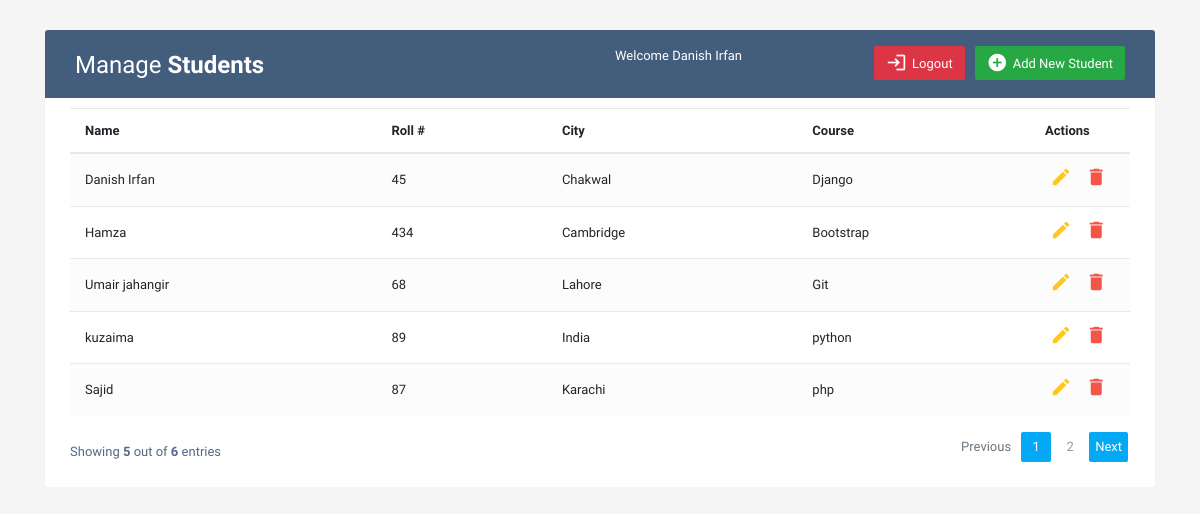
The app's page / (signed in) with its own data.
### accounts/models.py (models this page shows, shortened)
class Account(AbstractBaseUser):  # AbstractBaseUser is used to create a custom user model in Django
    uid = models.UUIDField(primary_key=True, default=uuid.uuid4, editable=False)
    first_name = models.CharField(max_length=50)
    last_name = models.CharField(max_length=50)
    username = models.CharField(max_length=50,
                                unique=True, validators=[
        RegexValidator(
            regex=r'^[\w.@+-]+$',
            message='Username can only contain letters, numbers, and @/./+/-/_ characters.',
            code='invalid_username'
        ),
    ])  # unique=True is used to make sure that the username is unique
    email = models.EmailField(max_length=100, unique=True)
    date_joined = models.DateTimeField(auto_now_add=True) # auto_now_add is used to add the date automatically
    last_login = models.DateTimeField(auto_now_add=True)
    is_admin = models.BooleanField(default=False)  # is_admin is used to check if the user is an admin or not
    is_staff = models.BooleanField(default=False)  # is_staff is used to check if the user is a staff or not
    is_active = models.BooleanField(default=False)  # is_active is used to check if the user is active or not
    is_superuser = models.BooleanField(default=False)  # is_superuser is used to check if the user is a superuser or not
    USERNAME_FIELD = 'email'  # USERNAME_FIELD is used to define the username field
    REQUIRED_FIELDS = ['username', 'first_name', 'last_name']  # REQUIRED_FIELDS is used to define the required fields
    objects = MyAccountManager()  # objects is used to create a new user model object

### students/models.py (models this page shows, shortened)
class Student(models.Model):
    name = models.CharField(max_length=100)
    roll = models.IntegerField()
    city = models.CharField(max_length=100)
    course = models.CharField(max_length=100)

### students/views.py (the view)
# urls.py: path('', views.index, name='index'),
@login_required(login_url='login')
def index(request):
    students = Student.objects.all()
    stuForms = StudentForm()
    paginator = Paginator(students, 5)  # Show 5 freelancers per page
    page = request.GET.get('page')
    students = paginator.get_page(page)
    context = {
        'students': students,
        'stuForms': stuForms
    }
    return render(request, 'students/index.html', context)

### templates/students/index.html (shortened to what this page needs)
{% load static %}
<!DOCTYPE html>
<html lang="en">
<head>
<link rel="stylesheet" href="https://stackpath.bootstrapcdn.com/bootstrap/4.5.0/css/bootstrap.min.css">
<link rel="stylesheet" href="https://maxcdn.bootstrapcdn.com/font-awesome/4.7.0/css/font-awesome.min.css">
<link rel="stylesheet" href="{% static 'css/style.css' %}">
</head>
<body>
<div class="container-xl">
	<div class="table-responsive">
		<div class="table-wrapper">
			<div class="table-title">
				<div class="row">
					<div class="col-sm-6">
						<h2>Manage <b>Students</b></h2>
					</div>
					<div class="col-sm-6">
						<a href="#addStudentModal" class="btn btn-success" data-toggle="modal"><i class="material-icons">&#xE147;</i> <span>Add New Student</span></a>
						{% if user.is_authenticated%}
						<a href="{%url 'logout'%}" class="btn btn-danger"><i class="material-icons">&#xea77;</i> <span>Logout</span></a>
						<p>Welcome {{request.user.first_name}} {{request.user.last_name}}</p>
						{%endif%}
					</div>
				</div>
			</div>
			<table class="table table-striped table-hover">
				<thead>
					<tr>
						<th>Name</th>
						<th>Roll #</th>
						<th>City</th>
						<th>Course</th>
						<th>Actions</th>
					</tr>
				</thead>
				<tbody id="tbody">
                    {% for student in students%}
					<tr>
						<td>{{student.name}}</td>
						<td>{{student.roll}}</td>
						<td>{{student.city}}</td>
						<td>{{student.course}}</td>
						<td>
							<a href="#addStudentModal" class="edit" data-toggle="modal" data-sid={{student.id}}><i class="material-icons" data-toggle="tooltip" title="Edit">&#xE254;</i></a>
							<a href="#deleteStudentModal" class="delete" data-toggle="modal" data-sid={{student.id}}><i class="material-icons" data-toggle="tooltip" title="Delete">&#xE872;</i></a>
						</td>
					</tr>
                    {%endfor%}
				</tbody>
			</table>
			<div class="clearfix">
				<div class="hint-text">Showing <b>{{students.end_index}}</b> out of <b>{{students.paginator.count }}</b> entries</div>
				{% if students.has_other_pages %}
				<ul class="pagination">
					{% if students.has_previous %}
					<li class="page-item active"><a href="?page={{ students.previous_page_number }}" class="page-link">Previous</a></li>
					{%else%}
					<li class="page-item disabled"><a href="#" class="page-link">Previous</a></li>
					{%endif%}
					{% for i in students.paginator.page_range %}
                                    {% if students.number == i %}
									<li class="page-item active"><a href="?page={{ i }}" class="page-link">{{i}}</a></li>
									{%else%}
									<li class="page-item"><a href="?page={{ i }}" class="page-link">{{i}}</a></li>
									{%endif%}
									{%endfor%}
					{% if students.has_next %}
					<li class="page-item active"><a href="?page={{ students.next_page_number }}" class="page-link">Next</a></li>
					{% else %}
					<li class="page-item disabled"><a href="#" class="page-link">Next</a></li>
					{%endif%}
				</ul>
				{%endif%}
			</div>
		</div>
	</div>
</div>
</body>
</html>

### static/css/style.css (style rules this page uses)
body { color: #566787; background: #f5f5f5; font-family: 'Varela Round', sans-serif; font-size: 13px; }
.table-responsive { margin: 30px 0; }
.table-wrapper { background: #fff; padding: 20px 25px; border-radius: 3px; min-width: 1000px; box-shadow: 0 1px 1px rgba(0,0,0,.05); }
.table-title { padding-bottom: 15px; background: #435d7d; color: #fff; padding: 16px 30px; min-width: 100%; margin: -20px -25px 10px; border-radius: 3px 3px 0 0; }
.table-title h2 { margin: 5px 0 0; font-size: 24px; }
.table-title .btn { color: #fff; float: right; font-size: 13px; border: none; min-width: 50px; border-radius: 2px; border: none; outline: none !important; margin-left: 10px; }
.table-title .btn i { float: left; font-size: 21px; margin-right: 5px; }
.table-title .btn span { float: left; margin-top: 2px; }
table.table tr th, table.table tr td { border-color: #e9e9e9; padding: 12px 15px; vertical-align: middle; }
table.table tr th:last-child { width: 100px; }
table.table-striped tbody tr:nth-of-type(odd) { background-color: #fcfcfc; }
table.table td:last-child i { opacity: 0.9; font-size: 22px; margin: 0 5px; }
table.table td a { font-weight: bold; color: #566787; display: inline-block; text-decoration: none; outline: none !important; }
table.table td a.edit { color: #FFC107; }
table.table td a.delete { color: #F44336; }
table.table td i { font-size: 19px; }
.pagination { float: right; margin: 0 0 5px; }
.pagination li a { border: none; font-size: 13px; min-width: 30px; min-height: 30px; color: #999; margin: 0 2px; line-height: 30px; border-radius: 2px !important; text-align: center; padding: 0 6px; }
.pagination li.active a, .pagination li.active a.page-link { background: #03A9F4; }
.hint-text { float: left; margin-top: 10px; font-size: 13px; }

### records on screen
Account: user.first_name "Danish", user.last_name "Irfan"
Student: name "Danish Irfan", roll "45", city "Chakwal", course "Django"
Student: name "Hamza", roll "434", city "Cambridge", course "Bootstrap"
Student: name "Umair jahangir", roll "68", city "Lahore", course "Git"
Student: name "kuzaima", roll "89", city "India", course "python"
Student: name "Sajid", roll "87", city "Karachi", course "php"

### other values on screen
{{ students.end_index }} "5"
{{ students.paginator.count }} "6"
{{ i }} "1"
{{ i }} "2"
